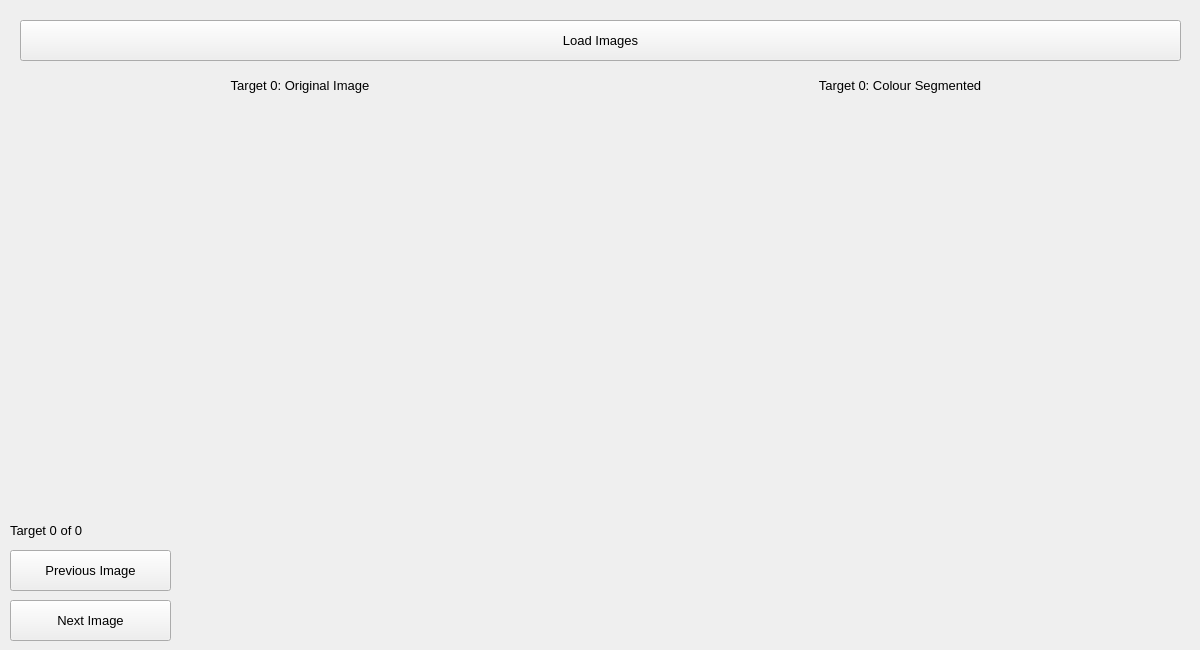
<?xml version="1.0" encoding="UTF-8"?>
<ui version="4.0">
 <class>Form</class>
 <widget class="QWidget" name="Form">
  <property name="geometry">
   <rect>
    <x>0</x>
    <y>0</y>
    <width>1200</width>
    <height>650</height>
   </rect>
  </property>
  <property name="minimumSize">
   <size>
    <width>1200</width>
    <height>650</height>
   </size>
  </property>
  <property name="maximumSize">
   <size>
    <width>1200</width>
    <height>650</height>
   </size>
  </property>
  <property name="font">
   <font>
    <pointsize>10</pointsize>
    <stylestrategy>PreferDefault</stylestrategy>
   </font>
  </property>
  <property name="windowTitle">
   <string>Colour Segmentation Threshold Tuner</string>
  </property>
  <property name="windowIcon">
   <iconset>
    <normaloff>favicon.ico</normaloff>favicon.ico</iconset>
  </property>
  <property name="autoFillBackground">
   <bool>false</bool>
  </property>
  <widget class="QPushButton" name="load_image_button">
   <property name="geometry">
    <rect>
     <x>20</x>
     <y>20</y>
     <width>1161</width>
     <height>41</height>
    </rect>
   </property>
   <property name="text">
    <string>Load Images</string>
   </property>
   <property name="shortcut">
    <string>Ctrl+O</string>
   </property>
  </widget>
  <widget class="QLabel" name="original_label">
   <property name="geometry">
    <rect>
     <x>180</x>
     <y>70</y>
     <width>240</width>
     <height>31</height>
    </rect>
   </property>
   <property name="font">
    <font>
     <weight>50</weight>
     <bold>false</bold>
    </font>
   </property>
   <property name="text">
    <string>Target 0: Original Image</string>
   </property>
   <property name="alignment">
    <set>Qt::AlignCenter</set>
   </property>
  </widget>
  <widget class="QLabel" name="processed_label">
   <property name="geometry">
    <rect>
     <x>780</x>
     <y>70</y>
     <width>240</width>
     <height>31</height>
    </rect>
   </property>
   <property name="font">
    <font>
     <weight>50</weight>
     <bold>false</bold>
    </font>
   </property>
   <property name="text">
    <string>Target 0: Colour Segmented</string>
   </property>
   <property name="alignment">
    <set>Qt::AlignCenter</set>
   </property>
  </widget>
  <widget class="QLabel" name="original_image">
   <property name="geometry">
    <rect>
     <x>20</x>
     <y>110</y>
     <width>560</width>
     <height>400</height>
    </rect>
   </property>
   <property name="sizePolicy">
    <sizepolicy hsizetype="Fixed" vsizetype="Fixed">
     <horstretch>0</horstretch>
     <verstretch>0</verstretch>
    </sizepolicy>
   </property>
   <property name="frameShadow">
    <enum>QFrame::Sunken</enum>
   </property>
   <property name="text">
    <string/>
   </property>
   <property name="scaledContents">
    <bool>false</bool>
   </property>
   <property name="alignment">
    <set>Qt::AlignCenter</set>
   </property>
  </widget>
  <widget class="QLabel" name="processed_image">
   <property name="geometry">
    <rect>
     <x>620</x>
     <y>110</y>
     <width>560</width>
     <height>400</height>
    </rect>
   </property>
   <property name="text">
    <string/>
   </property>
   <property name="alignment">
    <set>Qt::AlignCenter</set>
   </property>
  </widget>
  <widget class="QPushButton" name="previous_image_button">
   <property name="geometry">
    <rect>
     <x>10</x>
     <y>550</y>
     <width>161</width>
     <height>41</height>
    </rect>
   </property>
   <property name="text">
    <string>Previous Image</string>
   </property>
   <property name="shortcut">
    <string>Ctrl+O</string>
   </property>
  </widget>
  <widget class="QLabel" name="perspective_number">
   <property name="geometry">
    <rect>
     <x>10</x>
     <y>520</y>
     <width>151</width>
     <height>21</height>
    </rect>
   </property>
   <property name="text">
    <string>Target 0 of 0</string>
   </property>
  </widget>
  <widget class="QPushButton" name="next_image_button">
   <property name="geometry">
    <rect>
     <x>10</x>
     <y>600</y>
     <width>161</width>
     <height>41</height>
    </rect>
   </property>
   <property name="text">
    <string>Next Image</string>
   </property>
   <property name="shortcut">
    <string>Ctrl+O</string>
   </property>
  </widget>
  <zorder>load_image_button</zorder>
  <zorder>processed_label</zorder>
  <zorder>original_label</zorder>
  <zorder>original_image</zorder>
  <zorder>processed_image</zorder>
  <zorder>previous_image_button</zorder>
  <zorder>perspective_number</zorder>
  <zorder>next_image_button</zorder>
 </widget>
 <resources/>
 <connections/>
</ui>
